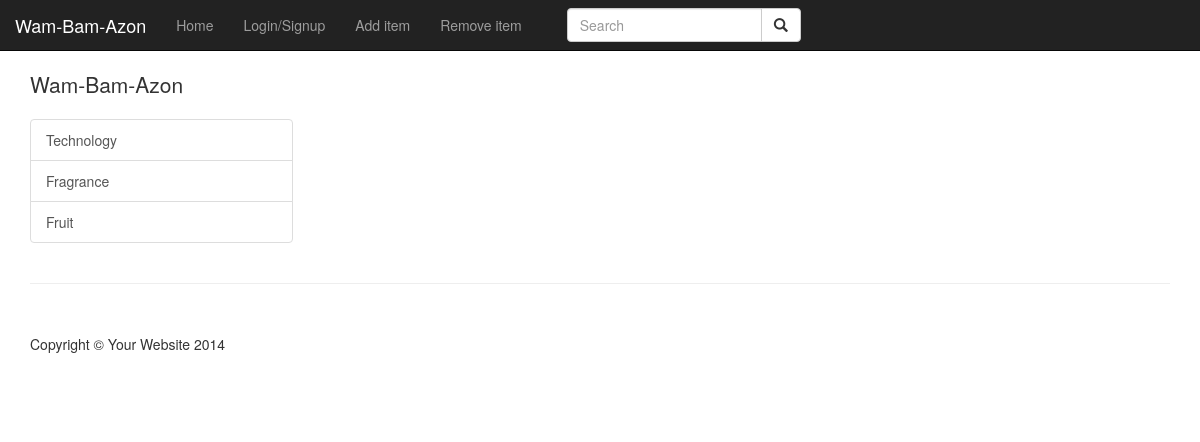
The page /itempage-sean.php on the database as committed earlier.
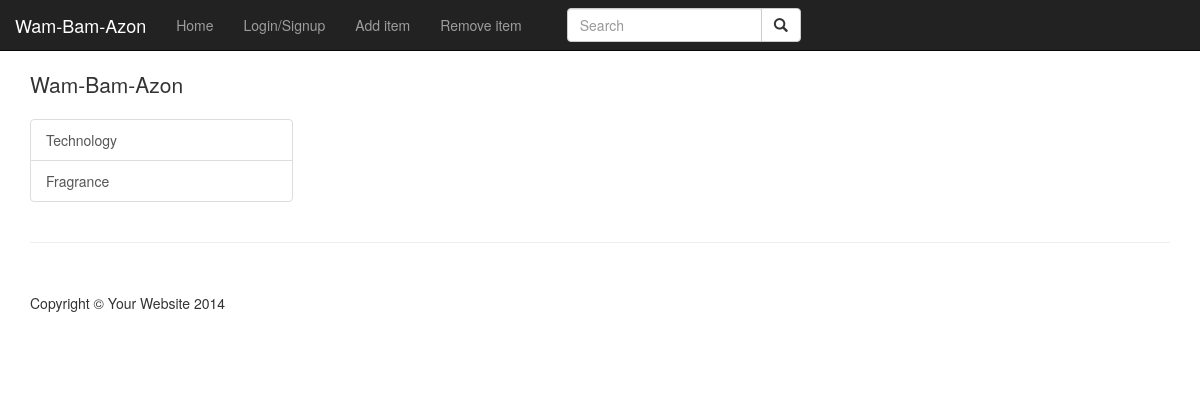
The same page on the database as committed later.
### tables this page shows
CREATE TABLE IF NOT EXISTS Category (
  categoryID Integer NOT NULL AUTO_INCREMENT, 
  details VARCHAR(100), 
  categoryName VARCHAR(50), 
  PRIMARY KEY (categoryID)
);

### includes/DAOs.php (called while the page is built, shortened)
<?php
class itemDAO{
    public function getAllCategories()
    {
        $servername = "localhost";
        $username = "root";
        $password = "";
        $dbname = "StoreDatabase";
        $conn = new mysqli($servername, $username, $password, $dbname);
        $categoryArray = array();
        $sql = "SELECT * FROM Category";
        $result = $conn->query($sql);
        while($row = $result->fetch_assoc())
        {
            $category = new categoryDTO();
            $category->categoryID = $row["categoryID"];
            $category->details = $row["details"];
            $category->categoryName = $row["categoryName"];
            array_push($categoryArray, $category);
        }
        return $categoryArray;
    }
  }
?>

### itempage-sean.php (the view, shortened to what this page needs)
<?php
include('./includes/DAOs.php');
$itemDAO = new itemDAO();
$categories = $itemDAO->getAllCategories();
?>
<!DOCTYPE html>
<html lang="en">
<head>
    <link href="css/bootstrap.min.css" rel="stylesheet">
    <link href="css/shop-homepage.css" rel="stylesheet">
</head>
<body>
<?php
include("./includes/nav.php");
?>
    <div class="container">
        <div class="row">
            <div class="col-md-3">
                <p class="lead">Wam-Bam-Azon</p>
                <div class="list-group">
                        <?php
                            $categories = $_SESSION['categories'];
                            for($i = 0; $i < count($categories); $i++)
                            {
                                $category = $categories[$i];
                                echo "<a href='#' class='list-group-item'>".$category->categoryName."</a>";
                            }
                        ?>
                </div>
            </div>
                </div>
            </div>
    <div class="container">
        <hr>
        <footer>
            <div class="row">
                <div class="col-lg-12">
                    <p>Copyright &copy; Your Website 2014</p>
                </div>
            </div>
        </footer>
    </div>
</body>
</html>

### includes/nav.php (shortened to what this page needs)
<nav class="navbar navbar-inverse navbar-fixed-top" role="navigation">
  <div class="navbar-header">
    <a class="navbar-brand" href="./homeController.php">Wam-Bam-Azon</a>
  </div>
  <div class="collapse navbar-collapse" id="bs-example-navbar-collapse-1">
    <ul class="nav navbar-nav">
      <li><a href="./homeController.php">Home</a></li>
	  <?php
		if($_SESSION['loggedIn']) {
			if($_SESSION['employeeAccount'])
			{
				echo"<li><a href=''>Employee Settings</a></li>";
			}
			else{
				echo "<li class='dropdown'>
			<a class='dropdown-toggle' data-toggle='dropdown' href='#'>Account Settings
			<span class='caret'></span></a>
			<ul class='dropdown-menu'>
				<li><a href='editProfilePage.php'>Edit Profile</a></li>
				<li><a href='#'>Edit Billing</a></li>
			</ul>
			</li>";
			}
			echo "<li><a href='./logout.php'>Logout</a></li>";
		}
		else{
			echo "<li><a href='./loginPage.php'>Login/Signup</a></li>";
		}
		?>
      <li><a href="./addPageController.php">Add item</a></li>
      <li><a href="./removePageController.php">Remove item</a></li>
    </ul>
    <div class="col-sm-3 col-md-3">
        <form class="navbar-form" role="search" action = "./searchResultsController.php" method="post">
        <div class="input-group">
            <input type="text" class="form-control" placeholder="Search" name="searchBar">
            <div class="input-group-btn">
                <button class="btn btn-default" type="submit"><i class="glyphicon glyphicon-search"></i></button>
            </div>
        </div>
        </form>
    </div>
  </div>
</nav>

### css/shop-homepage.css (style rules this page uses)
body { padding-top: 70px; }
footer { margin: 50px 0; }

Rows that differ between the two databases and show on the page:
removed category: categoryName "Fruit"
